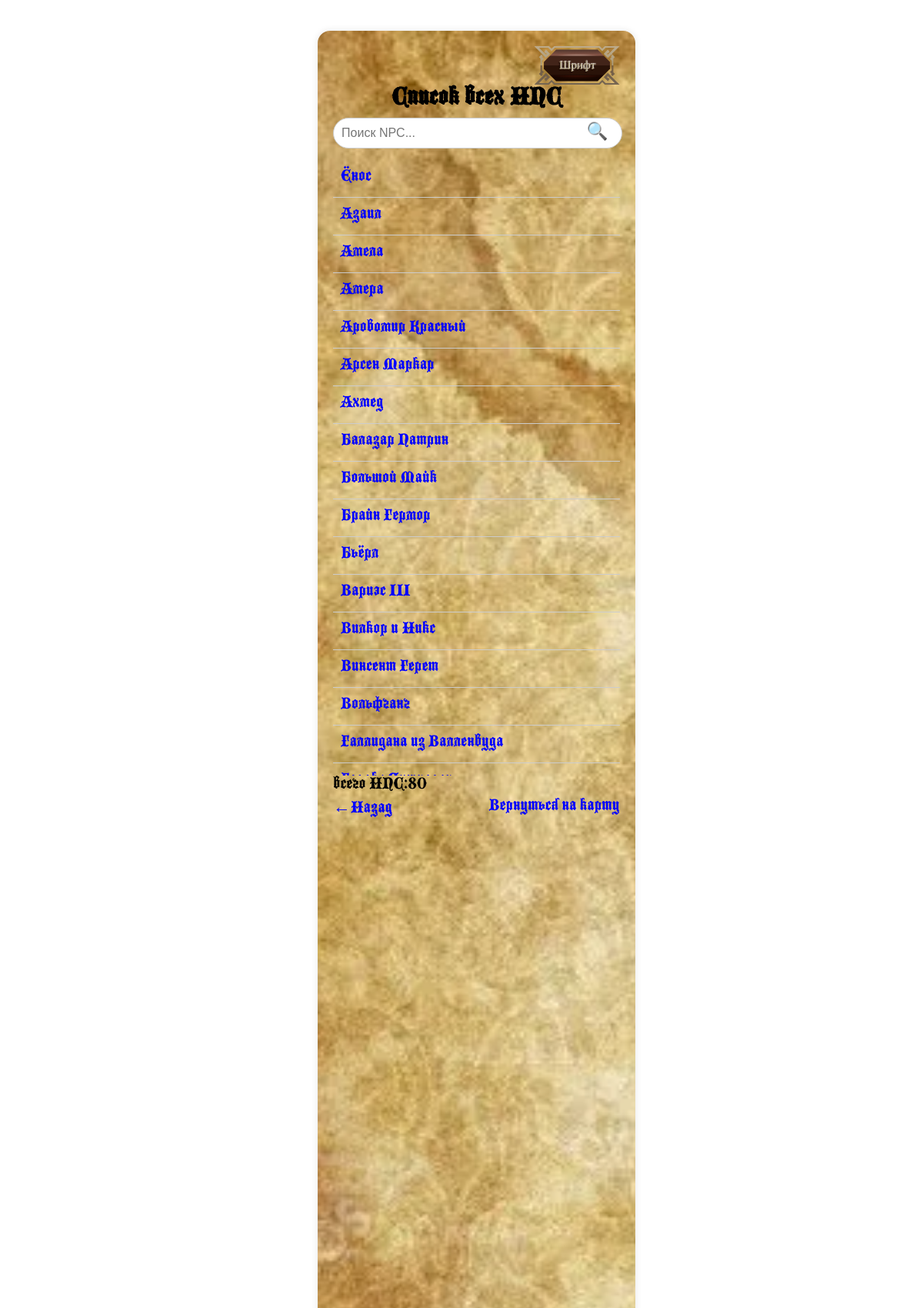
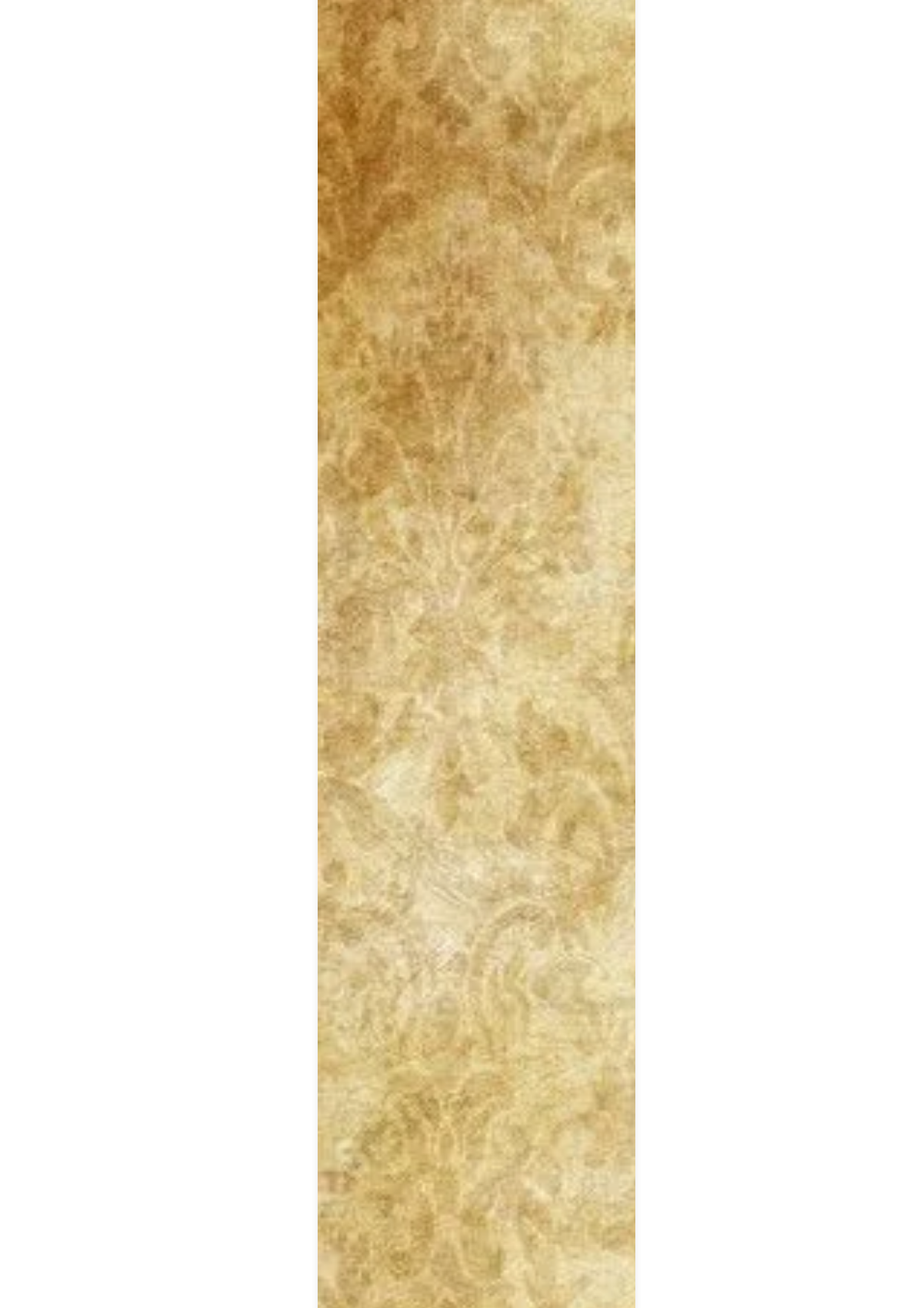
The page /all/npc (upper part) on the database its author committed (2 pictures, top to bottom).
### map/models.py (models this page shows, shortened)
class NPC(models.Model):
    image = models.ImageField(upload_to='npc_picks/',blank=True)
    name = models.CharField(max_length=50)
    description = models.TextField()
    slug = models.SlugField(blank=True)
    class Meta:
        ordering = ["name"]
        verbose_name = "НПС"
        verbose_name_plural = "НПСи"

### Hero/views.py (the view)
# urls.py: path('all/npc',all_npc,name='npc_page_all'),
def all_npc(request,npc_name=None):
    npcs = NPC.objects.values("name", "slug")
    context = {'npc_list':npcs}
    return render(request,'Hero/all_npc.html',context)

### Hero/templates/Hero/all_npc.html (shortened to what this page needs)
{% extends "map/base.html" %}
{% block mainsector %}
<h2 style="text-align:center">Список всех НПС</h2>
        <div class="search-box">
            <input type="text" id="searchInput" class="search-input" placeholder="Поиск NPC...">
            <span class="search-icon">🔍</span>
        </div>
    <div class="npc-container">
        <div id="npcList">
            {% for npc in npc_list %}
            <div class="npc-item" data-name="{{ npc.name }}" ur="{% url "npc_page" npc.slug %}"><a href="{% url "npc_page" npc.slug %}">{{ npc.name }}</a></div>
            {% endfor %}
        </div>
    </div>
    <p>всего НПС:{{ npc_list|length }}</p>
{% endblock mainsector %}

### rows shown on the page
NPC: name "Ёнос"
NPC: name "Азаил"
NPC: name "Амела"
NPC: name "Амера"
NPC: name "Аровомир Красный"
NPC: name "Арсен Маркар"
NPC: name "Ахмед"
NPC: name "Балазар Патрин"
NPC: name "Большой Майк"
NPC: name "Брайн Гермор"
NPC: name "Бьёрл"
NPC: name "Вариэс III"
NPC: name "Вилкор и Никс"
NPC: name "Винсент Герет"
NPC: name "Вольфганг"
NPC: name "Галлидана из Валленвуда"

### other values the page prints
{{ npc_list|length }} "80"
